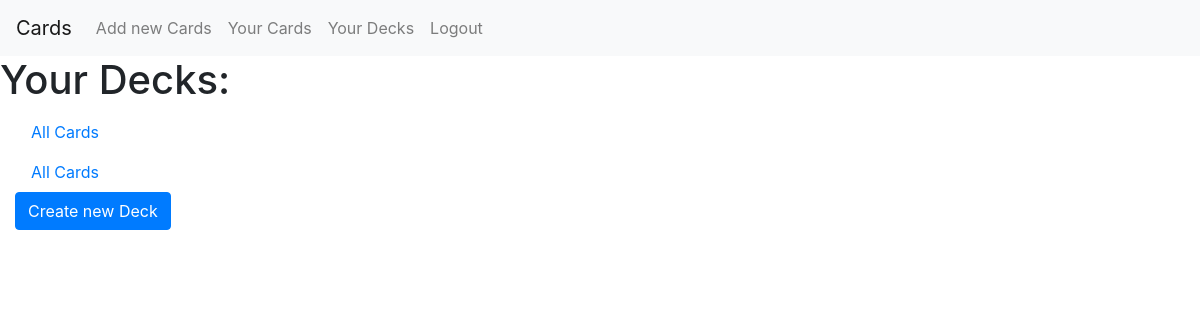
Before: /decks (signed in) with the older database file.
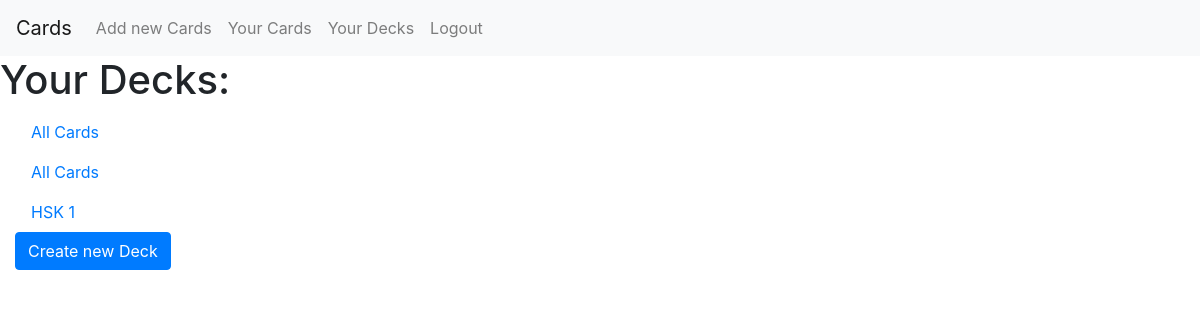
After: the same page with the newer database file.
### cards/models.py (models this page shows, shortened)
class Deck(models.Model):
    name = models.CharField(max_length=45)
    description = models.CharField(max_length=255)
    created_by = models.ForeignKey(User, on_delete=models.SET(get_sentinel_user), related_name='created_decks')
    created_on = models.DateField(auto_now_add=True)
    user = models.ForeignKey(User, on_delete=models.CASCADE, related_name='decks')
    class Meta:
        constraints = [
            models.UniqueConstraint(fields=['created_by'], condition=models.Q(name='All Cards'), name='user_all_cards')
        ]

### cards/views.py (the view, shortened to what this page needs)
# urls.py: path('decks', views.decks, name='decks'),
def decks(request):
    userDecks = Deck.objects.filter(user=request.user)
    return render(request, 'cards/decks.html', {
        'decks': userDecks
    })

### cards/templates/cards/decks.html (shortened to what this page needs)
{% extends 'cards/layout.html' %}
{% load static %}
{% block body %}
    <h1>
        Your Decks:
    </h1>
    <div class='container-fluid'>
        <div class='row'>
            <div class='col-3'>
                <ul class='nav flex-column'>
                    <li class='nav-item'>
                        <a class='nav-link decks' href='#' data-id='{{ deck.id }}'>
                            All Cards
                        </a>
                    </li>
                    {% for deck in decks %}
                        <li class='nav-item'>
                            <a class='nav-link decks' href='#' data-id='{{ deck.id }}'>
                                {{ deck.name }}
                            </a>
                        </li>
                    {% endfor %}
                </ul>
                <button class='btn btn-primary' id='show-deck-form'>Create new Deck</button>
            </div>
            <div class='card-container col-9'>
            </div>
        </div>
    </div>
{% endblock %}

Changed rows visible on the page:
added Deck: name "HSK 1"
